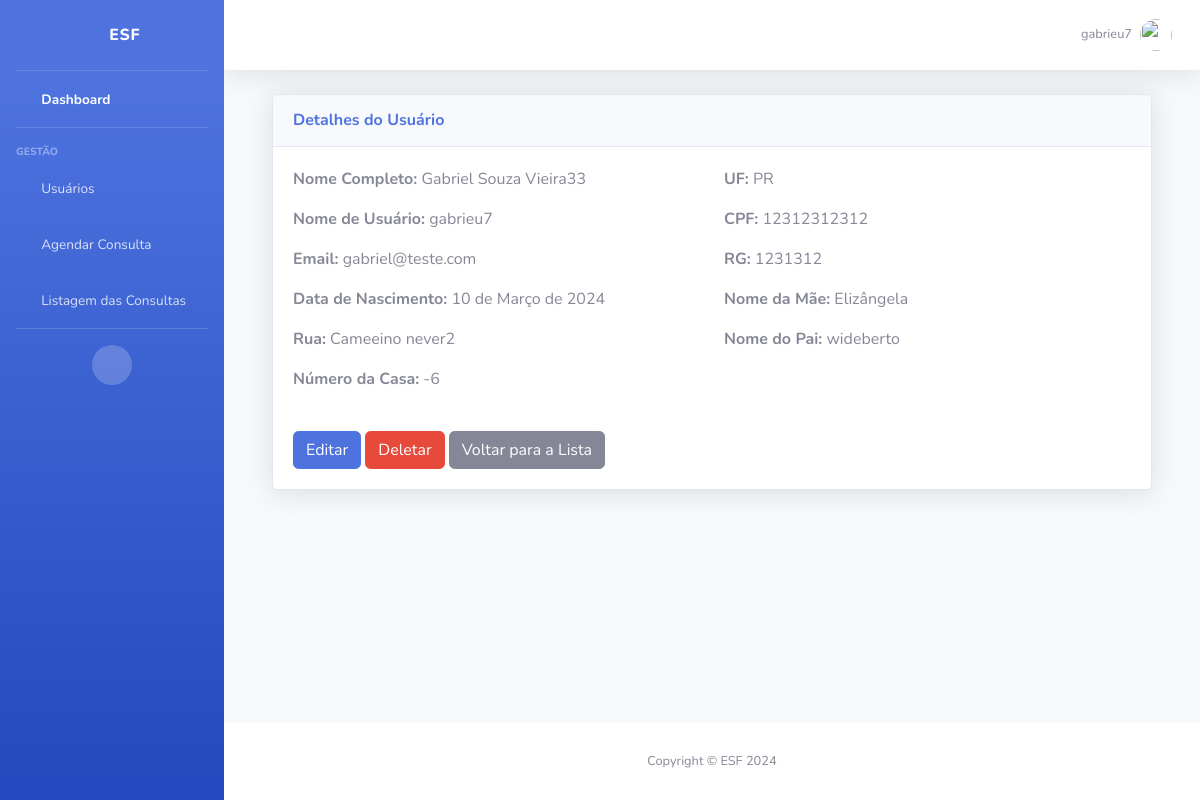
Page /usuarios/2/ (signed in) on the committed database.
### usuarios/models.py (models this page shows, shortened)
class Usuario(User):
    nome_completo = models.CharField(max_length=255)
    data_nascimento = models.DateField(null=True, blank=True)
    rua = models.CharField(max_length=255)
    num_casa = models.IntegerField()
    uf = models.CharField(max_length=2)
    cpf = models.CharField(max_length=11, unique=True)
    rg = models.CharField(max_length=9, unique=True)
    nome_mae = models.CharField(max_length=255)
    nome_pai = models.CharField(max_length=255, blank=True, null=True)

### usuarios/views.py (the view)
# urls.py: path('usuarios/<int:pk>/', views.usuario_detail, name='usuario_detail'),
@login_required
def usuario_detail(request, pk):
    usuario = get_object_or_404(Usuario, pk=pk)
    return render(request, 'usuarios/usuario_detail.html', {'usuario': usuario})

### templates/usuarios/usuario_detail.html
{% extends '_base.html' %}
{% block content %}
    <div class="container-fluid">
        <div class="card shadow mb-4">
            <div class="card-header py-3">
                <h6 class="m-0 font-weight-bold text-primary">Detalhes do Usuário</h6>
            </div>
            <div class="card-body">
                <div class="row">
                    <div class="col-md-6">
                        <p><strong>Nome Completo:</strong> {{ usuario.nome_completo }}</p>
                        <p><strong>Nome de Usuário:</strong> {{ usuario.username }}</p>
                        <p><strong>Email:</strong> {{ usuario.email }}</p>
                        <p><strong>Data de Nascimento:</strong> {{ usuario.data_nascimento }}</p>
                        <p><strong>Rua:</strong> {{ usuario.rua }}</p>
                        <p><strong>Número da Casa:</strong> {{ usuario.num_casa }}</p>
                    </div>
                    <div class="col-md-6">
                        <p><strong>UF:</strong> {{ usuario.uf }}</p>
                        <p><strong>CPF:</strong> {{ usuario.cpf }}</p>
                        <p><strong>RG:</strong> {{ usuario.rg }}</p>
                        <p><strong>Nome da Mãe:</strong> {{ usuario.nome_mae }}</p>
                        <p><strong>Nome do Pai:</strong> {{ usuario.nome_pai }}</p>
                    </div>
                </div>
                <div class="mt-4">
                    <a href="{% url 'usuario_update' usuario.pk %}" class="btn btn-primary">Editar</a>
                    <a href="{% url 'usuario_delete' usuario.pk %}" class="btn btn-danger">Deletar</a>
                    <a href="{% url 'usuario_list' %}" class="btn btn-secondary">Voltar para a Lista</a>
                </div>
            </div>
        </div>
    </div>
{% endblock %}

### templates/_base.html (shortened to what this page needs)
{% load static %}
<!DOCTYPE html>
<html lang="en">
<head>
    <link href="{% static 'vendor/fontawesome-free/css/all.min.css' %}" rel="stylesheet" type="text/css">
    <link href="{% static 'css/sb-admin-2.min.css' %}" rel="stylesheet">
</head>
<body id="page-top">
    <div id="wrapper">
        <ul class="navbar-nav bg-gradient-primary sidebar sidebar-dark accordion" id="accordionSidebar">
            <a class="sidebar-brand d-flex align-items-center justify-content-center" href="{% url "home" %}">
                <div class="sidebar-brand-icon">
                    <i class="fas fa-hospital"></i>
                </div>
                <div class="sidebar-brand-text mx-3">ESF</div>
            </a>
            <hr class="sidebar-divider my-0">
            <li class="nav-item active">
                <a class="nav-link" href="">
                    <i class="fas fa-fw fa-tachometer-alt"></i>
                    <span>Dashboard</span>
                </a>
            </li>
            <hr class="sidebar-divider">
            <div class="sidebar-heading">
                Gestão
            </div>
                    <li class="nav-item">
                        <a class="nav-link" href="{% url "usuario_list" %}">
                            <i class="fas fa-fw fa-user-injured"></i>
                            <span>Usuários</span>
                        </a>
                    </li>
            <li class="nav-item">
                <a class="nav-link" href="{% url "consulta_create" %}">
                    <i class="fas fa-fw fa-calendar-alt"></i>
                    <span>Agendar Consulta</span>
                </a>
            </li>
            <li class="nav-item">
                <a class="nav-link" href="{% url "consulta_list" %}">
                    <i class="fas fa-fw fa-calendar-alt"></i>
                    <span>Listagem das Consultas</span>
                </a>
            </li>
            <hr class="sidebar-divider d-none d-md-block">
            <div class="text-center d-none d-md-inline">
                <button class="rounded-circle border-0" id="sidebarToggle"></button>
            </div>
        </ul>
        <div id="content-wrapper" class="d-flex flex-column">
            <div id="content">
                <nav class="navbar navbar-expand navbar-light bg-white topbar mb-4 static-top shadow">
                    <ul class="navbar-nav ml-auto">
                            {% if user.is_authenticated %}
                                <li class="nav-item dropdown no-arrow">
                                    <a class="nav-link dropdown-toggle" href="#" id="userDropdown" role="button" data-toggle="dropdown" aria-haspopup="true" aria-expanded="false">
                                        <span class="mr-2 d-none d-lg-inline text-gray-600 small">{{ user.username }}</span>
                                        <img class="img-profile rounded-circle" src="{% static 'img/undraw_profile.svg' %}">
                                    </a>
                            {% else %}
                                    <a class="btn btn-primary" href="{% url 'login' %}">
                                        <i class="fas fa-sign-in-alt fa-sm fa-fw mr-2 text-white-400"></i>
                                        Login
                                    </a>
                            {% endif %}
                        </li>
                    </ul>
                </nav>
                <div class="container-fluid">
                    {% block content %}
                    {% endblock %}
                </div>
            </div>
            <footer class="sticky-footer bg-white">
                <div class="container my-auto">
                    <div class="copyright text-center my-auto">
                        <span>Copyright &copy; ESF 2024</span>
                    </div>
                </div>
            </footer>
        </div>
    </div>
</body>
</html>

### rows in the picture
Usuario: nome_completo "Gabriel Souza Vieira33", data_nascimento "10 de Março de 2024", rua "Cameeino never2", num_casa "-6", uf "PR", cpf "12312312312", rg "1231312", nome_mae "Elizângela", nome_pai "wideberto"

### other values in the picture
{{ user.username }} "gabrieu7"
{{ usuario.username }} "gabrieu7"
{{ usuario.email }} "gabriel@teste.com"
